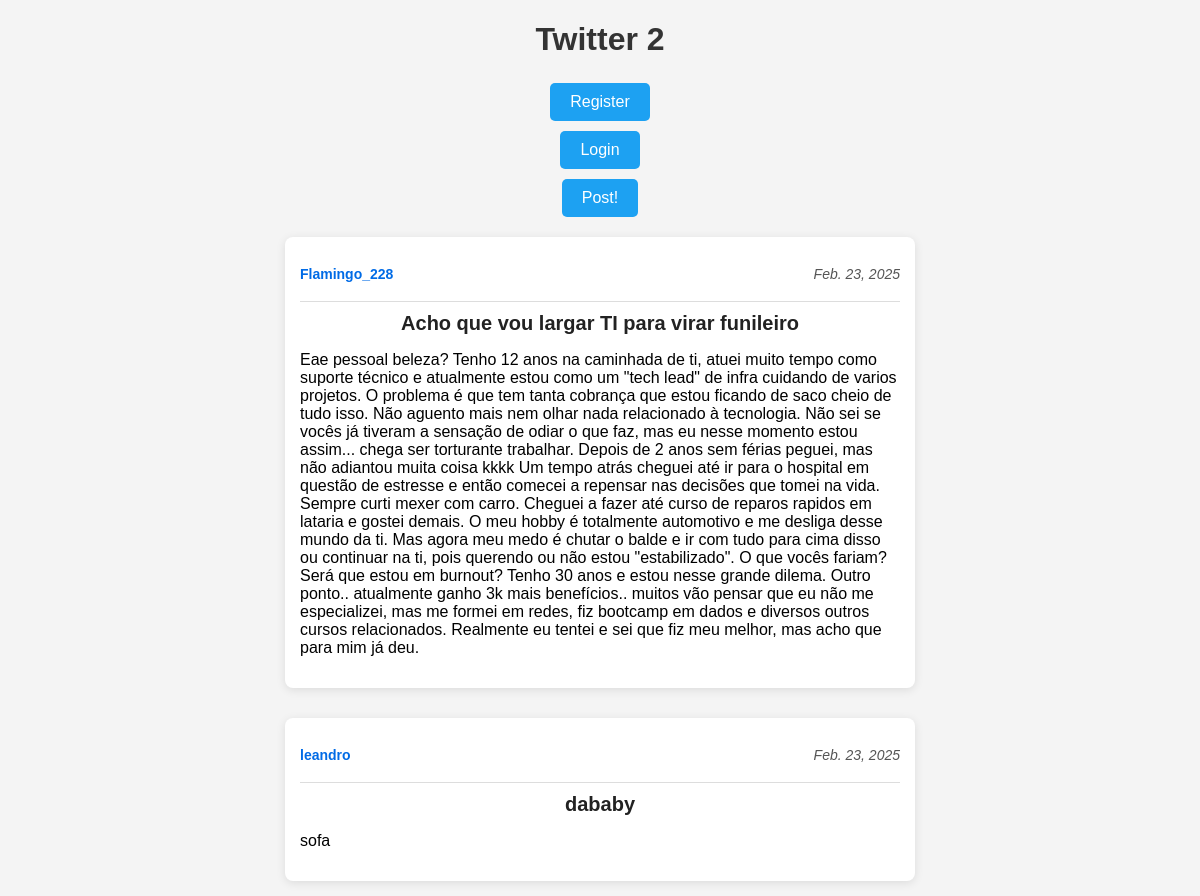
The page / on the database its author committed.
### blog_app/models.py (models this page shows)
class Post(models.Model):
    author = models.ForeignKey(User, on_delete=models.SET_NULL, null=True)
    title = models.CharField(max_length=100)
    content = models.TextField()
    date = models.DateField(null=True)

### blog_app/views.py (the view)
# urls.py: path('', views.index, name='index'),
def index(request):
    posts = Post.objects.all()
    return render(request, 'index.html', {'posts': posts})

### templates/index.html (shortened to what this page needs)
{% load static %}
<link rel="stylesheet" href="{% static 'css/index.css' %}">
<h1>Twitter 2</h1>
<a href="{% url 'register' %}"><button>Register</button></a>
{% if user.is_authenticated %}
<a href="{% url 'logout' %}"><button>Logout</button></a>
{% else %}
<a href="{% url 'login' %}"><button>Login</button></a>
{% endif %}
<a href="{% url 'create_post' %}"><button>Post!</button></a>
{% for post in posts %}
<div class="post-div">
    <div class="div-post-user-date">
        {% if post.author.username == None %}
        <p class="p-post-author">Deleted User</p>
        {% else %}
        <p class="p-post-author">{{ post.author.username }}</p>
        {% endif %}
        <p class="p-post-date">{{ post.date }}</p>
    </div>
    <h1 class="h1-post-title">{{ post.title }}</h1>
    <p "p-post-content">{{ post.content }}</p>
</div>
{% endfor %}

### static/css/index.css (style rules this page uses)
h1 { text-align: center; color: #333; margin-bottom: 20px; }
button { background-color: #1DA1F2; color: white; border: none; padding: 10px 20px; font-size: 16px; border-radius: 5px; cursor: pointer; transition: 0.3s; margin: 5px; }
a { text-decoration: none; }
.post-div { background: white; padding: 15px; border-radius: 8px; box-shadow: 0px 2px 10px rgba(0, 0, 0, 0.1); width: 90%; max-width: 600px; margin: 15px 0; }
.div-post-user-date { display: flex; justify-content: space-between; font-size: 14px; color: #555; border-bottom: 1px solid #ddd; padding-bottom: 5px; margin-bottom: 10px; }
.p-post-author { font-weight: bold; color: rgb(0, 107, 230) }
.p-post-date { font-style: italic; }
.h1-post-title { font-size: 20px; margin: 10px 0; color: #222; }

### rows shown on the page
Post: author.username "Flamingo_228", date "Feb. 23, 2025", title "Acho que vou largar TI para virar funileiro", content "Eae pessoal beleza? Tenho 12 anos na caminhada de ti, atuei muito tempo como suporte técnico e atualmente estou como um \"tech lead\" de infra cuidando de varios projetos. O problema é que tem tanta cobrança que estou ficando de saco cheio de tudo isso. Não aguento mais nem olhar nada relacionado à tecnologia. Não sei se vocês já tiveram a sensação de odiar o que faz, mas eu nesse momento estou assim... chega ser torturante trabalhar. Depois de 2 anos sem férias peguei, mas não adiantou muita coisa kkkk Um tempo atrás cheguei até ir para o hospital em questão de estresse e então comecei a repensar nas decisões que tomei na vida. Sempre curti mexer com carro. Cheguei a fazer até curso de…"
Post: author.username "leandro", date "Feb. 23, 2025", title "dababy", content "sofa"
